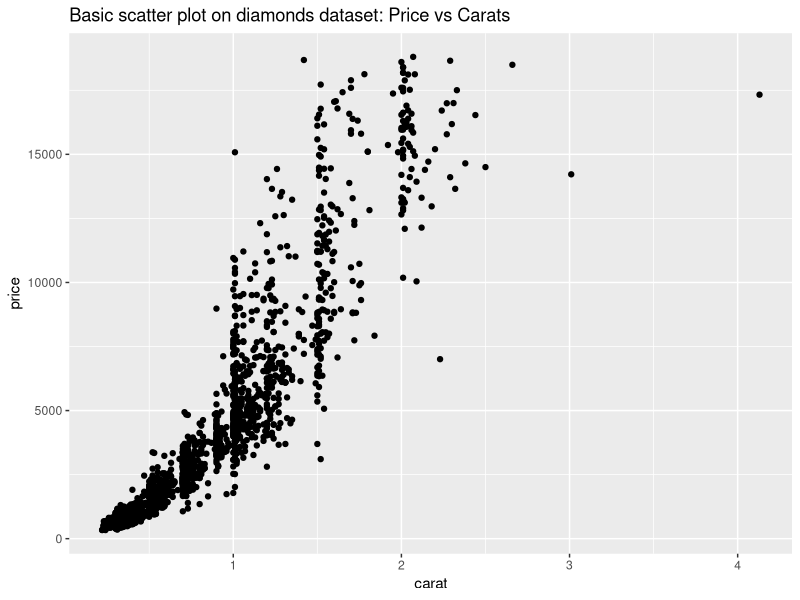

Here is the R script that generated this plot:
## ---- chunk 1

library(ggplot2)

diamonds<-diamonds

summary(diamonds)

colnames(diamonds)

nrow(diamonds)
data=diamonds[sample(1:nrow(diamonds),2000),]
## ---- chunk 2

p1=ggplot(data)+
  geom_point(aes(y=price,x=carat))+
  ggtitle('Basic scatter plot on diamonds dataset: Price vs Carats')
p1

